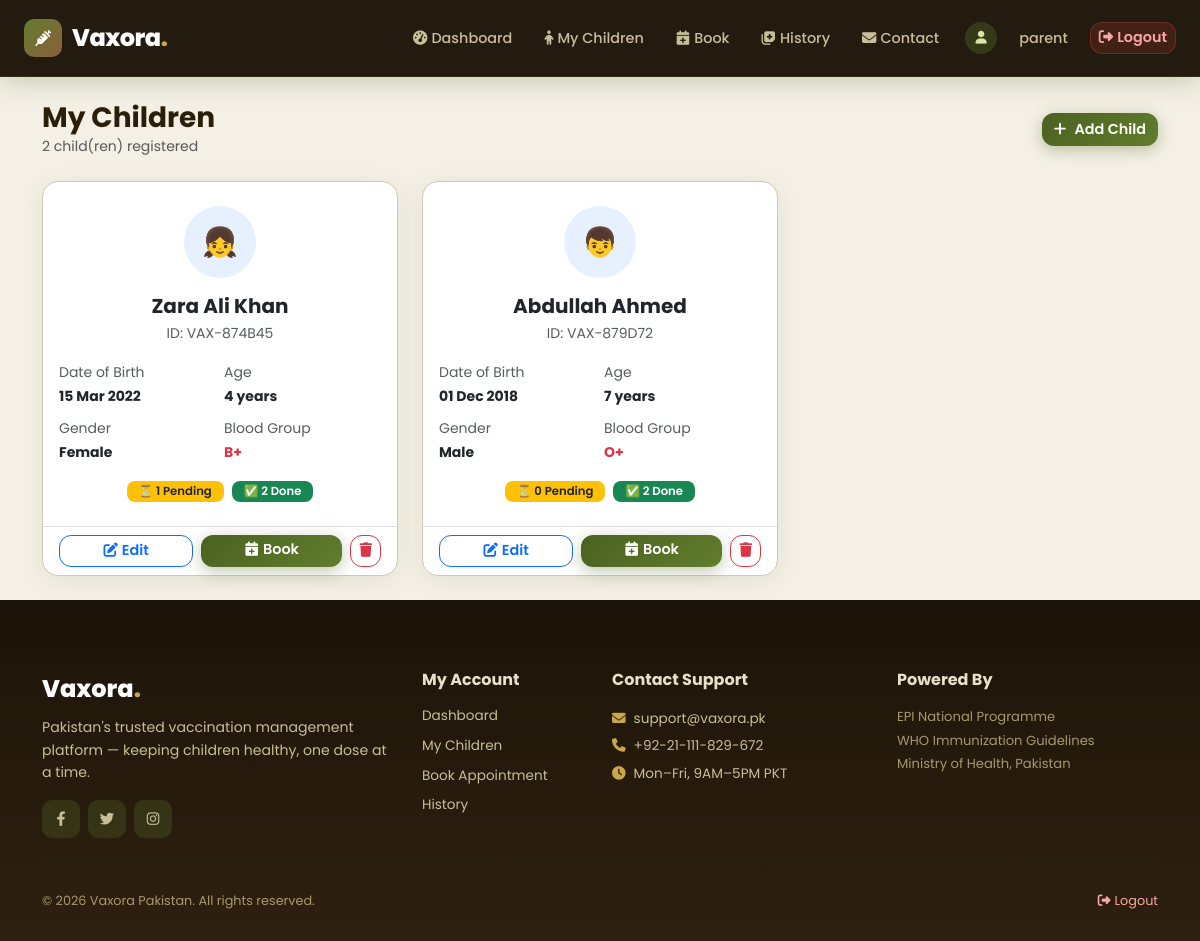
The app's page /VAXORA/children.php (signed in) with its own data.
### tables this page shows
CREATE TABLE children (
    child_id INTEGER PRIMARY KEY AUTOINCREMENT,
    parent_id INTEGER NOT NULL,
    unique_child_id TEXT UNIQUE,
    full_name TEXT NOT NULL,
    date_of_birth TEXT NOT NULL,
    gender TEXT,
    birth_weight TEXT,
    blood_group TEXT,
    allergies TEXT,
    medical_conditions TEXT,
    created_at TEXT DEFAULT (datetime('now')),
    FOREIGN KEY (parent_id) REFERENCES parents(parent_id)
);

### VAXORA/children.php (the view, shortened to what this page needs)
<?php
$db = (new Database())->getConnection();
$pStmt = $db->prepare("SELECT parent_id FROM parents WHERE user_id = ? LIMIT 1");
$pStmt->execute([$_SESSION['user_id']]);
$parent = $pStmt->fetch(PDO::FETCH_ASSOC);
$parent_id = (int)$parent['parent_id'];
$stmt = $db->prepare("
    SELECT c.*,
        (SELECT COUNT(*) FROM appointments a WHERE a.child_id = c.child_id AND a.status = 'pending') as pending_appts,
        (SELECT COUNT(*) FROM vaccination_records v WHERE v.child_id = c.child_id) as completed_vacc
    FROM children c WHERE c.parent_id = ? ORDER BY c.created_at DESC
");
$stmt->execute([$parent_id]);
$children = $stmt->fetchAll(PDO::FETCH_ASSOC);
include 'includes/header.php';
?>
<div class="container py-4">
    <div class="d-flex justify-content-between align-items-center mb-4">
        <div>
            <h3 class="fw-bold mb-0">My Children</h3>
            <p class="text-muted small mb-0"><?= count($children) ?> child(ren) registered</p>
        </div>
        <a href="/add_child.php" class="btn btn-primary"><i class="fas fa-plus me-2"></i>Add Child</a>
    </div>
    <?php if ($children): ?>
        <div class="row g-4">
            <?php foreach ($children as $c):
                $dob = new DateTime($c['date_of_birth']);
                $age = (new DateTime())->diff($dob)->y;
            ?>
            <div class="col-md-6 col-lg-4">
                <div class="card h-100">
                    <div class="card-body text-center pt-4">
                        <div class="rounded-circle bg-primary bg-opacity-10 text-primary d-inline-flex align-items-center justify-content-center mb-3" style="width:72px;height:72px;font-size:1.8rem;">
                            <?= $c['gender'] === 'female' ? '👧' : '👦' ?>
                        </div>
                        <h5 class="fw-bold mb-1"><?= htmlspecialchars($c['full_name']) ?></h5>
                        <p class="text-muted small mb-3">ID: <?= htmlspecialchars($c['unique_child_id'] ?? '#'.$c['child_id']) ?></p>
                        <div class="row g-2 text-start mb-3">
                            <div class="col-6"><small class="text-muted d-block">Date of Birth</small><strong class="small"><?= date('d M Y', strtotime($c['date_of_birth'])) ?></strong></div>
                            <div class="col-6"><small class="text-muted d-block">Age</small><strong class="small"><?= $age ?> years</strong></div>
                            <div class="col-6"><small class="text-muted d-block">Gender</small><strong class="small"><?= ucfirst($c['gender'] ?? 'N/A') ?></strong></div>
                            <div class="col-6"><small class="text-muted d-block">Blood Group</small><strong class="small text-danger"><?= htmlspecialchars($c['blood_group'] ?? 'N/A') ?></strong></div>
                        </div>
                        <div class="d-flex gap-2 justify-content-center mb-2">
                            <span class="badge bg-warning text-dark">⏳ <?= $c['pending_appts'] ?> Pending</span>
                            <span class="badge bg-success">✅ <?= $c['completed_vacc'] ?> Done</span>
                        </div>
                    </div>
                    <div class="card-footer bg-transparent border-top d-flex gap-2">
                        <a href="/edit_child.php?id=<?= $c['child_id'] ?>" class="btn btn-outline-primary btn-sm flex-fill"><i class="fas fa-edit me-1"></i>Edit</a>
                        <a href="/book_appointment.php?child_id=<?= $c['child_id'] ?>" class="btn btn-primary btn-sm flex-fill"><i class="fas fa-calendar-plus me-1"></i>Book</a>
                        <a href="?delete=<?= $c['child_id'] ?>" onclick="return confirmDelete('<?= addslashes($c['full_name']) ?>')" class="btn btn-outline-danger btn-sm"><i class="fas fa-trash"></i></a>
                    </div>
                </div>
            </div>
            <?php endforeach; ?>
        </div>
    <?php endif; ?>
</div>
<?php include 'includes/footer.php'; ?>

### VAXORA/assets/css/style.css (style rules this page uses)
:root { --primary: #4A6120; --primary-light: #627D2D; --primary-dark: #344515; --secondary: #8B5E3C; --accent: #C8A84B; --success: #4A7C59; --danger: #C0392B; --dark: #1C1408; --mid-dark: #2E2010; --light: #F8F4EC; --border: #D4C9B0; --shadow: 0 4px 24px rgba(74,97,32,0.10); --shadow-hover: 0 8px 40px rgba(74,97,32,0.22); --radius: 16px; --radius-lg: 24px; }
* { margin: 0; padding: 0; box-sizing: border-box; }
html { scroll-behavior: smooth; }
body { font-family: 'Poppins', 'Segoe UI', sans-serif; background: #F4F0E6; color: #2C1F0A; line-height: 1.6; display: flex; flex-direction: column; min-height: 100vh; }
.card { border: 1px solid var(--border); border-radius: var(--radius); box-shadow: var(--shadow); background: #fff; transition: all .3s; }
.btn { border-radius: 12px; font-weight: 600; transition: all .25s; font-size: 0.9rem; }
.btn-primary { background: linear-gradient(135deg, var(--primary), var(--primary-light)); border: none; color: #fff; box-shadow: 0 4px 16px rgba(74,97,32,0.35); }
.badge { padding: 5px 12px; border-radius: 8px; font-weight: 600; font-size: 0.73rem; }

### records on screen
children: full_name "Zara Ali Khan", unique_child "VAX-874B45", date_of_birth "15 Mar 2022", gender "Female", blood_group "B+", pending_appts "1", completed_vacc "2"
children: full_name "Abdullah Ahmed", unique_child "VAX-879D72", date_of_birth "01 Dec 2018", gender "Male", blood_group "O+", pending_appts "0", completed_vacc "2"

### other values on screen
explode('@',$_SESSION['email'] ?? '')[0] "parent"
count($children) "2"
